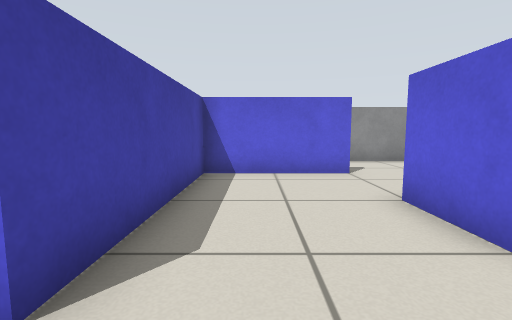
[1] (above)

14 first-person views from a walk through a world built for the Gazebo simulator. The camera is 0.57 m above the floor, tilts 6° down and sees 85° across. The floor is counted in squares, 0.5 m on a side. Each view is taken from the middle of a square. On the plan, view 1 faces up. The plan holds only what a view shows up to about 12 squares ahead; the rest is blank.

[2]
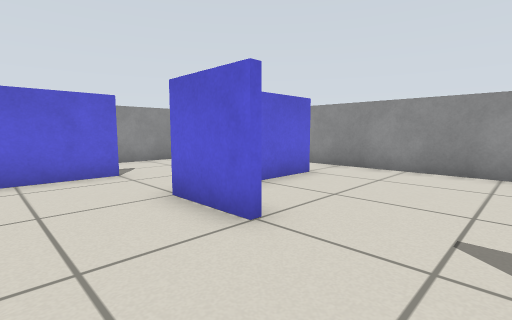

[3]
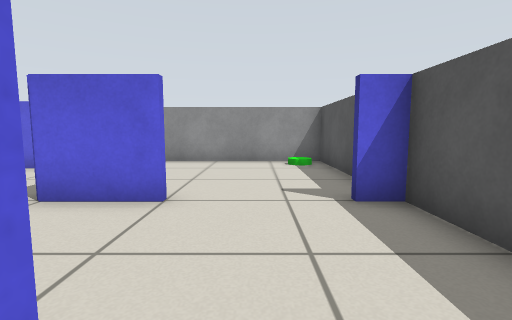

[4]
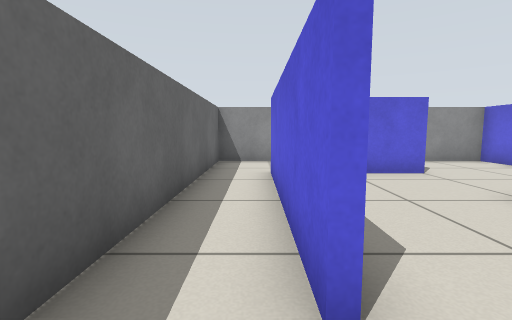

[5]
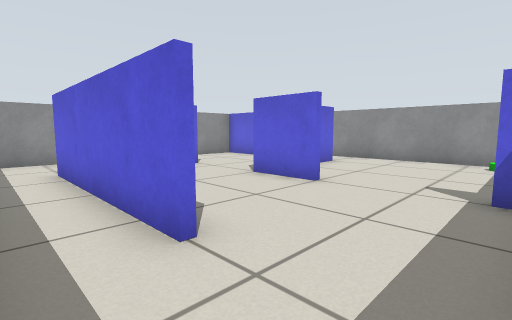

[6]
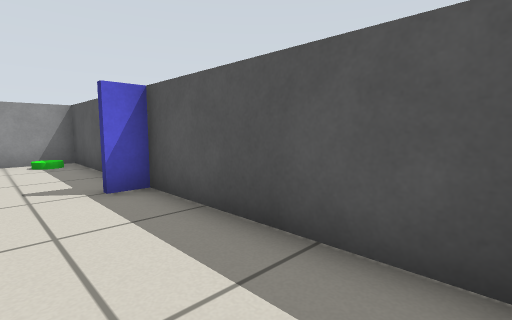

[7]
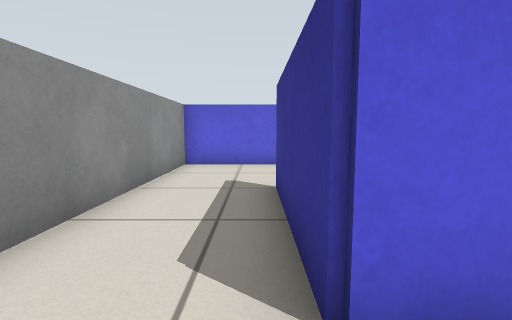

[8]
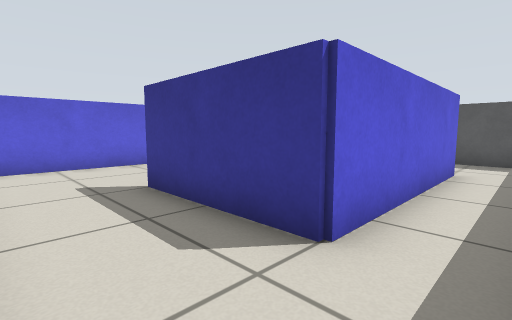

[9]
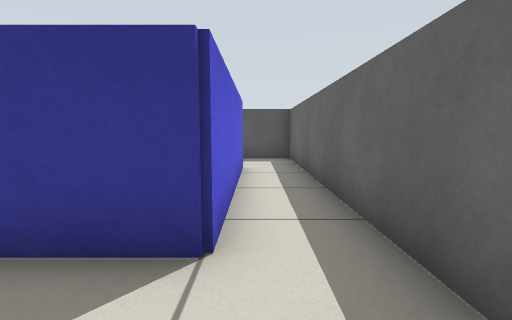

[10]
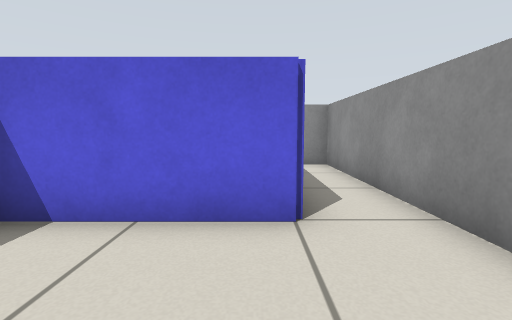

[11]
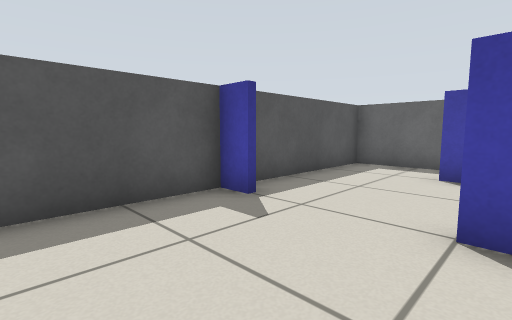

[12]
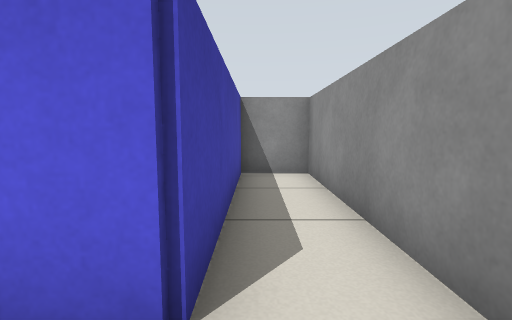

[13]
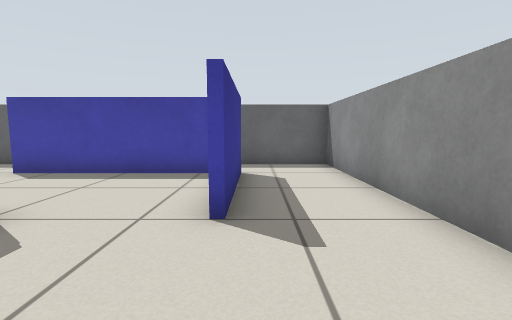

[14]
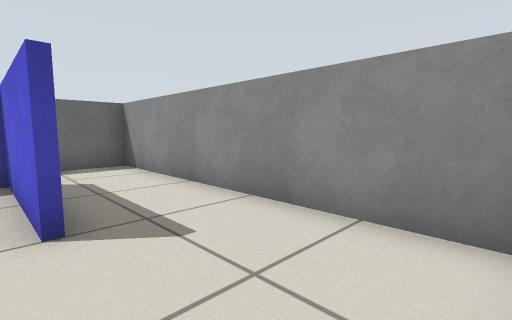

### Floor plan
Ten units are one square. View 1 is at (0, 0); x grows to the right and y downward. Boxes are objects, and circles mark ways between rooms. Rooms are numbered by the first view taken in them; rooms with no view inside come last. Other rooms are left out.
<svg viewBox="-39 -110 128 130">
<path fill="none" stroke="#000" d="M24 -24 24 -46M26 -30 26 -25M26 5 26 15M24 15 24 5M16 -74 -14 -74 -14 -14M-34 -15 -34 14 84 14 84 -104 69 -104M66 -102 66 -44 28 -44M26 -74 16 -74M64 -59 64 -105M69 -104 -34 -104 -34 -15M-16 -14 -16 -76 25 -76"/>
<rect x="65" y="-5" width="10" height="10" fill="#bbb"><title>green cylinder</title></rect>
<circle cx="-25" cy="-10" r="3" fill="#2a7"/>
<circle cx="15" cy="-65" r="3" fill="#2a7"/>
<text x="30" y="-20">1</text>
<text x="20" y="-70">2</text>
</svg>
Room 1 opens to room 2.

Where each view was taken, in squares from view 1:
view 1: 0 up, 0 right, facing up
view 2: 0 up, 0 right, facing up-right
view 3: 1 up, 2 left, facing right
view 4: 0 up, 2 left, facing up
view 5: 1 down, 3 left, facing up-right
view 6: 1 up, 3 left, facing down-right
view 7: 8 up, 3 left, facing right
view 8: 10 up, 3 left, facing down-right
view 9: 10 up, 2 left, facing down
view 10: 1 up, 6 right, facing up
view 11: 3 up, 6 right, facing down-left
view 12: 3 up, 7 right, facing up
view 13: 8 up, 6 right, facing left
view 14: 7 up, 6 right, facing up-left
